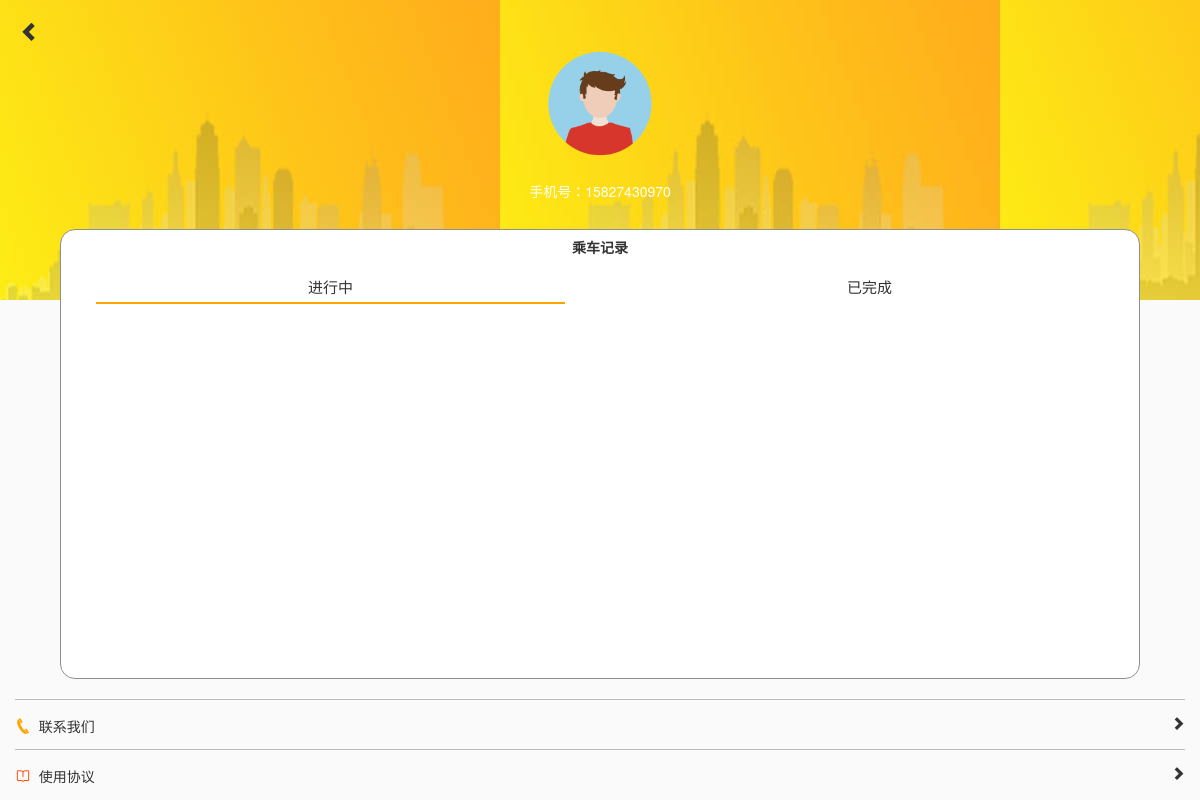
/ucenter/ (signed in), run on an earlier commit of the app's database.
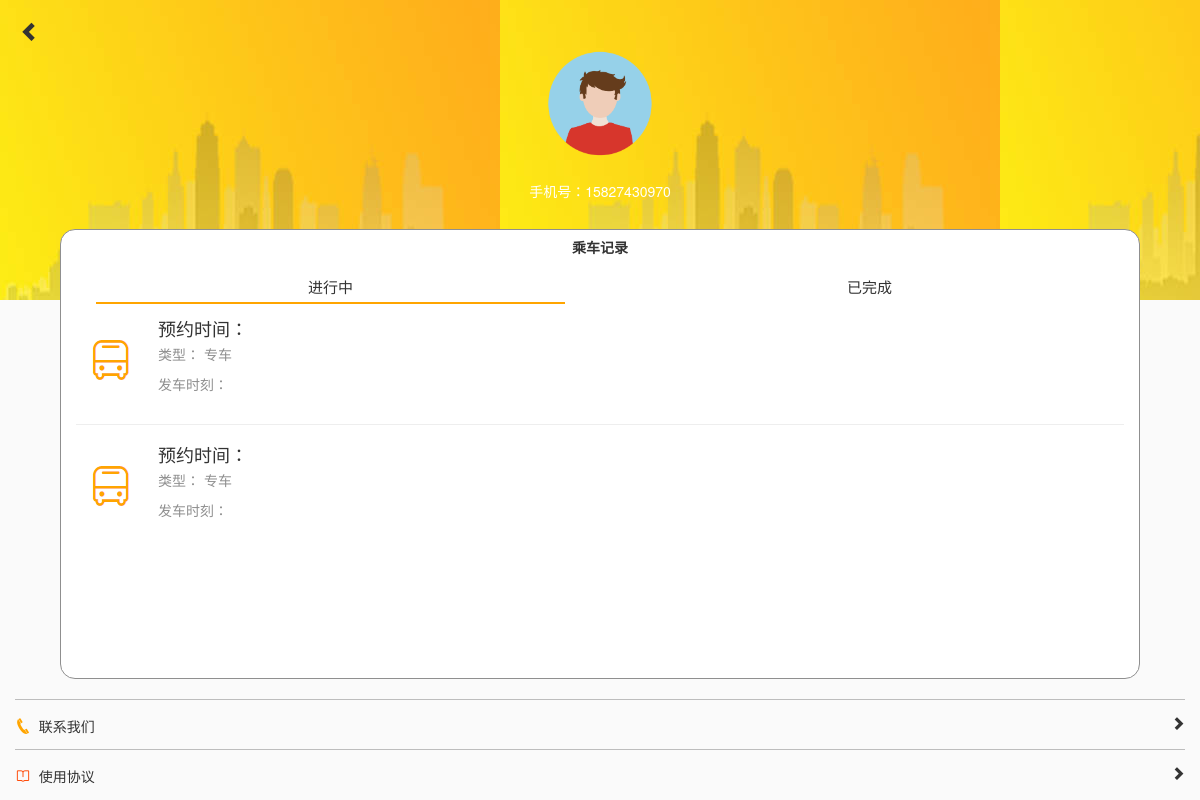
And on a later commit of the database.
### apps/users/models.py (models this page shows, shortened)
class User(AbstractUser):
    username = models.CharField(max_length=11, unique=True, verbose_name="联系方式")
    avatar = models.ImageField(upload_to='avatar/%Y/%m', storage=ImgStorage(), blank=True, verbose_name="头像")
    truename = models.CharField(max_length=10, blank=True, verbose_name="真实姓名")
    usertype = models.IntegerField(choices=((1, '司机'), (2, '非司机')), default=2, verbose_name="用户类型")
    can_apply = models.BooleanField(default=True, verbose_name="能否预约")
    def get_now_reserve(self):
        return self.ucenterreservewrapper_set.all().filter(reserve_status=False)
    def get_done_reserve(self):
        return self.ucenterreservewrapper_set.all().filter(reserve_status=True)
    class Meta:
        verbose_name = "用户"
        verbose_name_plural = verbose_name

class UcenterReserveWrapper(models.Model):
    user = models.ForeignKey(User)
    reserve_pk = models.IntegerField()
    reserve_type = models.IntegerField(choices=((1, '校车'), (2, "专车")))
    reserve_status = models.BooleanField(default=False)

### apps/users/views.py (the view)
# urls.py: url(r'^ucenter/$', users_views.UcenterView.as_view(), name='ucenter'),
class UcenterView(LoginRequiredMixin, TemplateView):
    template_name = 'ucenter/ucenter.html'

### apps/users/templatetags/ucenter.py (called while the page is built)
@register.simple_tag
def parse_single_reserve_wrapper_obj(obj):
    try:
        rpk = obj.reserve_pk
        rtype = obj.reserve_type
        if rtype == 1:
            s = SchoolBusReserve.objects.get(pk=rpk)
            return s
    except:
        return None

### templates/ucenter/ucenter.html (shortened to what this page needs)
{% extends 'base.html' %}
{% load staticfiles %}
{% load ucenter %}
{% block exthead %}
    <link href="{% static 'ucenter/ucenter.css' %}" rel="stylesheet" type="text/css">
    <link href="{% static 'ucenter/iconfont.css' %}" rel="stylesheet" type="text/css">
    <link href="https://cdn.bootcss.com/animate.css/3.5.2/animate.min.css" rel="stylesheet">
{% endblock %}
{% block body %}
    <header>
        <div class="container-fluid">
            <div class="row">
                <div class="col-xs-12">
                    <i class="glyphicon glyphicon-chevron-left returnicon"
                       onclick="location.href='{% url 'index' %}'"></i>
                </div>
            </div>
            <div class="row userinfo text-center">
                <img src="{% static 'ucenter/avatar.png' %}" class="img-circle avatar">
                <p class="h5 username">手机号：{{ user.username }}</p>
            </div>
        </div>
    </header>
    <section class="record">
        <div class="container-fluid">
            <div class="row text-center">
                <h5 style="font-weight: bold">乘车记录</h5>
            </div>
            <div class="row text-center statusnav">
                <div class="col-xs-6">
                    <p class="activenav" id="nownav">进行中</p>
                </div>
                <div class="col-xs-6">
                    <p id="donenav">已完成</p>
                </div>
            </div>
            <div class="row animated fadeIn" id="now">
                <div class="col-xs-12">
                    {% for reserve in user.get_now_reserve %}
                        {% parse_single_reserve_wrapper_obj reserve as sbs %}
                        <div class="media recordli" style="cursor: pointer"
                                {% if reserve.reserve_type == 1 %}
                             onclick="location.href='{% url 'schoolbusreservesuccess' reserve.reserve_pk %}'"
                                {% elif reserve.reserve_type == 2 %}
                                {% endif %}>
                            <div class="media-left">
                                <a>
                                    <img src="{% static 'ucenter/1.png' %}" class="media-object"
                                         style="margin-top: 10px">
                                </a>
                            </div>
                            <div class="media-body">
                                <h4 class="media-heading">预约时间：{{ sbs.date_reserve | date:'m.d日H:i' }}</h4>
                                <p style="color: #8f8f8f">类型：{% if reserve.reserve_type == 1 %}校车{% else %}
                                    专车{% endif %}</p>
                                <p style="color: #8f8f8f">发车时刻：{{ sbs.schoolbus.schedule.date_schedule }}</p>
                            </div>
                        </div>
                        {% if not forloop.last %}
                            <hr>
                        {% endif %}
                    {% endfor %}
                </div>
            </div>
        </div>
    </section>
    <section class="listfooter">
        <div class="container-fluid">
            <div class="listfooterli">
                <p><i class="icon iconfont icon-dianhua" style="color: orange"></i>&nbsp;&nbsp;联系我们<i
                        class="glyphicon glyphicon-chevron-right pull-right goto"></i></p>
            </div>
            <div class="listfooterli">
                <p><i class="icon iconfont icon-shu" style="color: orangered"></i>&nbsp;&nbsp;使用协议<i
                        class="glyphicon glyphicon-chevron-right pull-right goto"></i></p>
            </div>
        </div>
    </section>
{% endblock %}

### templates/base.html (shortened to what this page needs)
{% load staticfiles %}
{% load staticfiles %}
<!DOCTYPE html>
<html lang="en">
<head>
    <link href="https://cdn.bootcss.com/bootstrap/3.3.7/css/bootstrap.min.css" rel="stylesheet">
    {% block exthead %}
    {% endblock %}
</head>
<body>
{% block body %}
{% endblock %}
</body>
</html>

### apps/users/static/ucenter/ucenter.css (style rules this page uses)
body { background-color: #fafafa; }
header { margin-top: 20px; }
.returnicon { font-size: 20px; cursor: pointer; margin-left: 5px; }
.avatar { width: 130px; }
.username { color: #ffffff; }
.record { background: #ffffff; height: 450px; border: 1px solid #8f8f8f; border-radius:15px; margin: 20px 5%; }
.record h5 { font-weight: 100; }
.statusnav { margin-top: 10px; }
.statusnav p { font-size: 15px; cursor: pointer; padding-bottom: 5px; margin: 0 20px; }
.activenav { border-bottom: 2px solid; border-bottom-color: orange; }
.listfooter { margin-top: 10px; }
.listfooterli { border-top: 1px solid #bdbdbd; height: 50px; }
.listfooterli p { margin-top: 15px; }
.goto { cursor: pointer; }
.recordli { margin: 15px 0 !important; }
#done, #now { overflow: auto; height: 376px; }

What changed in the data, as far as the page shows it:
added UcenterReserveWrapper: reserve_type "专车"
added UcenterReserveWrapper: reserve_type "专车"
